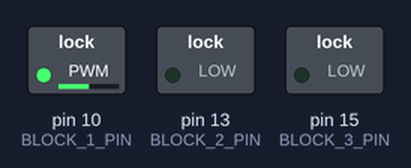
The sketch below on a simulated Arduino Mega 2560, built with avr-gcc and run on an emulated ATmega2560. On the bench: switched loads named in the sketch (green lamp = pin HIGH).

Above: at 0.16 s.
At 1.7 s:
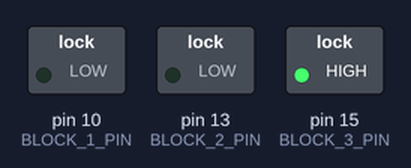
Timing chart, 0 to 3.2 s (numbered marks = the images above):
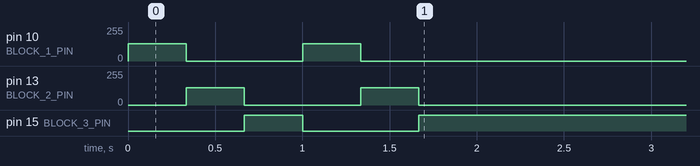

The sketch:

tail-lights.ino
```cpp
// (licence header left out)
#include "state.h"
#include "settings.h"

State state = OFF;

unsigned long flashPoint;
unsigned long previousFlashPoint;

void setup() {

}


void loop() {

/*
    // FLASH overrides everything else
    if ( digitalRead(FLASH_IN_PIN) == 1 ) {
        if ( state != FLASH ) {
            flashPoint = 0;
        }
        do_flash();
    }

    //
    else if ( digitalRead(BRAKE_IN_PIN) == 1 ) {
        do_brake();
    }

    // Car lights are on, do running lights
    else if ( digitalRead(LIGHTS_ON_IN_PIN) == 1 ) {
        do_lights();
    }

    // Off
    else {
        do_off();
    }
*/

    do_flash();

}
```

state.cpp
```cpp
// (licence header left out)
#include <Arduino.h>
#include <Time.h>

#include "settings.h"
#include "state.h"

extern unsigned long flashPoint;
extern unsigned long previousFlashPoint;

void do_flash() {

    flashPoint = millis() - previousFlashPoint;

    if ( flashPoint > 0 && flashPoint < FLASH_SINGLE_DURATION ) {
        analogWrite(BLOCK_1_PIN, HIGH_LIGHT_LEVEL);
        analogWrite(BLOCK_2_PIN, 0);
        analogWrite(BLOCK_3_PIN, 0);
    }
    else if ( flashPoint > FLASH_SINGLE_DURATION && flashPoint < ( 2 * FLASH_SINGLE_DURATION ) ) {
        analogWrite(BLOCK_1_PIN, 0);
        analogWrite(BLOCK_2_PIN, HIGH_LIGHT_LEVEL);
        analogWrite(BLOCK_3_PIN, 0);
    }
    else if ( flashPoint > ( 2 * FLASH_SINGLE_DURATION ) && flashPoint < ( 3 * FLASH_SINGLE_DURATION ) ) {
        analogWrite(BLOCK_1_PIN, 0);
        analogWrite(BLOCK_2_PIN, 0);
        analogWrite(BLOCK_3_PIN, HIGH_LIGHT_LEVEL);
    }
    else if ( flashPoint > (3*FLASH_SINGLE_DURATION) ) {
        previousFlashPoint = flashPoint;
    }

}

void do_brake() {
    analogWrite(BLOCK_1_PIN, HIGH_LIGHT_LEVEL);
    analogWrite(BLOCK_2_PIN, HIGH_LIGHT_LEVEL);
    analogWrite(BLOCK_3_PIN, HIGH_LIGHT_LEVEL);
}

void do_lights() {
    analogWrite(BLOCK_1_PIN, LOW_LIGHT_LEVEL);
    analogWrite(BLOCK_2_PIN, LOW_LIGHT_LEVEL);
    analogWrite(BLOCK_3_PIN, LOW_LIGHT_LEVEL);
}

void do_off() {
    analogWrite(BLOCK_1_PIN, 0);
    analogWrite(BLOCK_2_PIN, 0);
    analogWrite(BLOCK_3_PIN, 0);
}
```

state.h
```cpp
// (licence header left out)
#ifndef STATE_H
#define STATE_H

enum State {
    OFF,
    RUNNING_LIGHT,
    BRAKE,
    FLASH,
};

void do_flash();
void do_brake();
void do_lights();
void do_off();

#endif
```

settings.h
```cpp
// (licence header left out)
#ifndef SETTINGS_H
#define SETTINGS_H

#define BLOCK_1_PIN 10
#define BLOCK_2_PIN 13
#define BLOCK_3_PIN 15

#define LOW_LIGHT_LEVEL 64
#define HIGH_LIGHT_LEVEL 128

#define LIGHTS_ON_IN_PIN 2
#define BRAKE_IN_PIN 1
#define FLASH_IN_PIN 32

#define FLASH_FULL_DURATION 999
#define FLASH_SINGLE_DURATION 333

#endif
```

Measured:
- by itself, pin 10 (BLOCK_1_PIN), pin 13 (BLOCK_2_PIN): alternates 128/255 for 0.33 s and 0/255 for 0.67 s, 4 changes in all, then stays 0/255
- by itself, pin 15 (BLOCK_3_PIN): LOW → HIGH at 0.67 s, → LOW 0.33 s later, → HIGH 0.67 s later
